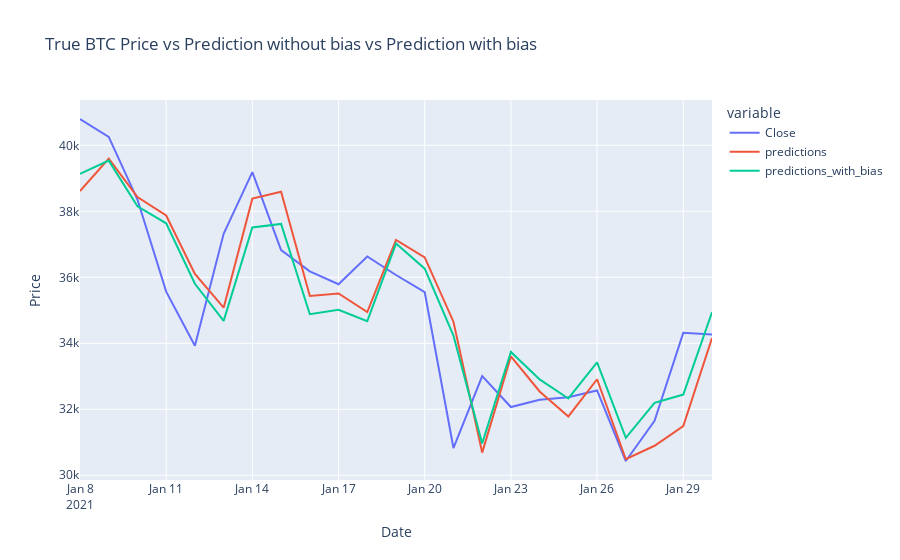

Source (notebook cell):
### Markdown cell above
We now plot the Close price, prediction without bias and prediction with bias together

### Code cell
fig = px.line(train_df,y=['Close','predictions','predictions_with_bias'],
       title='True BTC Price vs Prediction without bias vs Prediction with bias',
       labels={'value':'Price'})
fig.show("png")

### Figure 1 — Plotly figure (JSON) as saved in the notebook; plotly's stock layout.template omitted (floating-point values rounded to 4 significant figures)
{"data": [{"hovertemplate": "variable=Close<br>Date=%{x}<br>Price=%{y}<extra></extra>", "legendgroup": "Close", "line": {"color": "#636efa", "dash": "solid"}, "marker": {"symbol": "circle"}, "mode": "lines", "name": "Close", "orientation": "v", "showlegend": true, "type": "scatter", "x": ["2021-01-08T00:00:00", "2021-01-09T00:00:00", "2021-01-10T00:00:00", "2021-01-11T00:00:00", "2021-01-12T00:00:00", "2021-01-13T00:00:00", "2021-01-14T00:00:00", "2021-01-15T00:00:00", "2021-01-16T00:00:00", "2021-01-17T00:00:00", "2021-01-18T00:00:00", "2021-01-19T00:00:00", "2021-01-20T00:00:00", "2021-01-21T00:00:00", "2021-01-22T00:00:00", "2021-01-23T00:00:00", "2021-01-24T00:00:00", "2021-01-25T00:00:00", "2021-01-26T00:00:00", "2021-01-27T00:00:00", "2021-01-28T00:00:00", "2021-01-29T00:00:00", "2021-01-30T00:00:00"], "xaxis": "x", "y": [40800.0, 40250.0, 38360.0, 35570.0, 33920.0, 37320.0, 39190.0, 36830.0, 36180.0, 35790.0, 36630.0, 36070.0, 35550.0, 30830.0, 33010.0, 32070.0, 32290.0, 32370.0, 32570.0, 30430.0, 31650.0, 34320.0, 34270.0], "yaxis": "y"}, {"hovertemplate": "variable=predictions<br>Date=%{x}<br>Price=%{y}<extra></extra>", "legendgroup": "predictions", "line": {"color": "#EF553B", "dash": "solid"}, "marker": {"symbol": "circle"}, "mode": "lines", "name": "predictions", "orientation": "v", "showlegend": true, "type": "scatter", "x": ["2021-01-08T00:00:00", "2021-01-09T00:00:00", "2021-01-10T00:00:00", "2021-01-11T00:00:00", "2021-01-12T00:00:00", "2021-01-13T00:00:00", "2021-01-14T00:00:00", "2021-01-15T00:00:00", "2021-01-16T00:00:00", "2021-01-17T00:00:00", "2021-01-18T00:00:00", "2021-01-19T00:00:00", "2021-01-20T00:00:00", "2021-01-21T00:00:00", "2021-01-22T00:00:00", "2021-01-23T00:00:00", "2021-01-24T00:00:00", "2021-01-25T00:00:00", "2021-01-26T00:00:00", "2021-01-27T00:00:00", "2021-01-28T00:00:00", "2021-01-29T00:00:00", "2021-01-30T00:00:00"], "xaxis": "x", "y": [38620.0, 39600.0, 38430.0, 37870.0, 36100.0, 35080.0, 38380.0, 38590.0, 35440.0, 35510.0, 34950.0, 37130.0, 36600.0, 34650.0, 30690.0, 33600.0, 32540.0, 31780.0, 32910.0, 30490.0, 30890.0, 31490.0, 34160.0], "yaxis": "y"}, {"hovertemplate": "variable=predictions_with_bias<br>Date=%{x}<br>Price=%{y}<extra></extra>", "legendgroup": "predictions_with_bias", "line": {"color": "#00cc96", "dash": "solid"}, "marker": {"symbol": "circle"}, "mode": "lines", "name": "predictions_with_bias", "orientation": "v", "showlegend": true, "type": "scatter", "x": ["2021-01-08T00:00:00", "2021-01-09T00:00:00", "2021-01-10T00:00:00", "2021-01-11T00:00:00", "2021-01-12T00:00:00", "2021-01-13T00:00:00", "2021-01-14T00:00:00", "2021-01-15T00:00:00", "2021-01-16T00:00:00", "2021-01-17T00:00:00", "2021-01-18T00:00:00", "2021-01-19T00:00:00", "2021-01-20T00:00:00", "2021-01-21T00:00:00", "2021-01-22T00:00:00", "2021-01-23T00:00:00", "2021-01-24T00:00:00", "2021-01-25T00:00:00", "2021-01-26T00:00:00", "2021-01-27T00:00:00", "2021-01-28T00:00:00", "2021-01-29T00:00:00", "2021-01-30T00:00:00"], "xaxis": "x", "y": [39140.0, 39540.0, 38150.0, 37640.0, 35800.0, 34680.0, 37510.0, 37620.0, 34880.0, 35020.0, 34670.0, 37020.0, 36260.0, 34240.0, 30960.0, 33740.0, 32910.0, 32330.0, 33420.0, 31130.0, 32200.0, 32450.0, 34940.0], "yaxis": "y"}], "layout": {"legend": {"title": {"text": "variable"}, "tracegroupgap": 0}, "title": {"text": "True BTC Price vs Prediction without bias vs Prediction with bias"}, "xaxis": {"anchor": "y", "domain": [0, 1], "title": {"text": "Date"}}, "yaxis": {"anchor": "x", "domain": [0, 1], "title": {"text": "Price"}}}}
